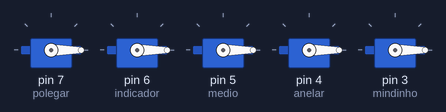
Bench run of a sketch on a simulated Arduino Uno, built with avr-gcc and run on an emulated ATmega328P. Shown: 5 × servo.

Above: at 0.05 s.
At 4.0 s:
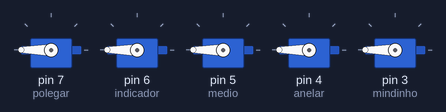
Timing chart, 0 to 4.6 s (numbered marks = the images above):
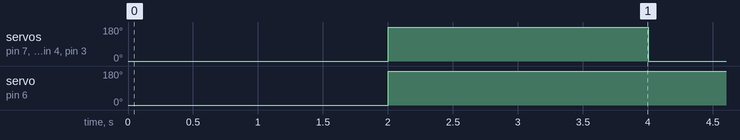

The sketch:

automacao.ino
```cpp
#include <Servo.h>

Servo polegar;
Servo indicador;
Servo medio;
Servo anelar;
Servo mindinho;

void setup() {
  polegar.attach(7);
  indicador.attach(6);
  medio.attach(5);
  anelar.attach(4);
  mindinho.attach(3);
  Serial.begin(9600);
}

void loop() {
  int polegarS;
  int indicadorS;
  int medioS;
  int anelarS;
  int mindinhoS;

  int i = 1;

  while (1) {
    if (i == 1) {
      polegarS = 0;
      indicadorS = 0;
      medioS = 0;
      anelarS = 0;
      mindinhoS = 0;
    }
    else if (i == 2) {
      polegarS = 300;
      indicadorS = 300;
      medioS = 300;
      anelarS = 300;
      mindinhoS = 300;
    }
    else {
      polegarS = 0;
      indicadorS = 300;
      medioS = 0;
      anelarS = 0;
      mindinhoS = 0;
      i = 1;
    }

    i++;

    polegar.write(polegarS);
    indicador.write(indicadorS);
    medio.write(medioS);
    anelar.write(anelarS);
    mindinho.write(mindinhoS);

    delay(2000);
  }
}
```

Measured:
- by itself, servo on pin 6 (indicador): 0° → 180° at 2.0 s
- by itself, servo on pin 7 (polegar), servo on pin 5 (medio), servo on pin 4 (anelar), servo on pin 3 (mindinho): alternates 180° for 2.0 s and 0° for 2.0 s
